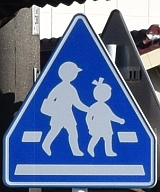
#> input picture crosswalk.jpg, 160 x 192 px
$ python Helper_augmentation.py
#> lines starting #> are read from the running program, lines starting #| are printed output that depends on the picture
# coding: utf-8
# Augment Data :)
import cv2
import numpy as np
import matplotlib.pyplot as plt
'''
helper function
1. change_brightness
2. shift
'''
def change_brightness(image):
    image1 = cv2.cvtColor(image,cv2.COLOR_RGB2HSV)
    image1 = np.array(image1, dtype = np.float64)
    # can be changed the brightness at here (currently 2.0)
    random_bright = 2.0 #+np.random.uniform()*.4
    image1[:,:,2] = image1[:,:,2]*random_bright
    image1[:,:,2][image1[:,:,2]>255]  = 255
    image1 = np.array(image1, dtype = np.uint8)
    image1 = cv2.cvtColor(image1,cv2.COLOR_HSV2RGB)
    return image1

def shift(image,trans_range):
    rows,cols = image.shape[0:2]
    # Translation
    tr_x = trans_range*np.random.uniform()-trans_range/2
    tr_y = trans_range*np.random.uniform()-trans_range/2
    #tr_y = 0
    Trans_M = np.float32([[1,0,tr_x],[0,1,tr_y]])
    image_tr = cv2.warpAffine(image,Trans_M,(cols,rows))
    return image_tr
'''
Step
1. read test image
2. flip
3. change brightness, shifting
4. plot, plot, plot...
'''
# 1. read test image
img = cv2.imread('./crosswalk.jpg')
#> img is the input picture: shape (192, 160, 3); mean B, G, R 154.1, 116.9, 98.9
img = cv2.cvtColor(img, cv2.COLOR_BGR2RGB)
# 2. flip (class will be changed)
flipped = cv2.flip(img,1)
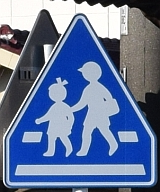
#> flipped: shape (192, 160, 3); mean R, G, B 98.9, 116.9, 154.1
# 3. change brightness, shifting, and both (augmentation in same class)
bright = change_brightness(img)
#> in change_brightness, `image1 = cv2.cvtColor(image,cv2.COLOR_RGB2HSV)`: image1: shape (192, 160, 3); mean H, S, V 89.2, 101.2, 156.7
#> in change_brightness, `image1 = np.array(image1, dtype = np.float64)`: image1: shape (192, 160, 3) float64; mean H, S, V 89.2, 101.2, 156.7
#> in change_brightness, `image1[:,:,2] = image1[:,:,2]*random_bright`: image1: shape (192, 160, 3) float64; mean H, S, V 89.2, 101.2, 313.3
#> in change_brightness, `image1[:,:,2][image1[:,:,2]>255]  = 255`: image1: shape (192, 160, 3) float64; mean H, S, V 89.2, 101.2, 219.3
#> in change_brightness, `image1 = np.array(image1, dtype = np.uint8)`: image1: shape (192, 160, 3); mean H, S, V 89.2, 101.2, 219.3
#> in change_brightness, `image1 = cv2.cvtColor(image1,cv2.COLOR_HSV2RGB)`:
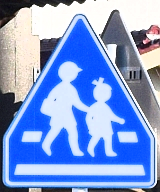
#> image1: shape (192, 160, 3); mean R, G, B 130.8, 157.8, 215
shifted = shift(img, 20)
#> in shift, `image_tr = cv2.warpAffine(image,Trans_M,(cols,rows))`:
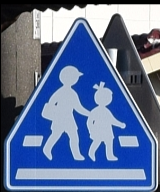
#> image_tr: shape (192, 160, 3); mean R, G, B 97.3, 115.2, 152.4
shifted_bright = change_brightness(shifted)
#> in change_brightness (call 2), `image1 = cv2.cvtColor(image,cv2.COLOR_RGB2HSV)`: image1: shape (192, 160, 3); mean H, S, V 87.4, 99.3, 154.8
#> in change_brightness (call 2), `image1 = np.array(image1, dtype = np.float64)`: image1: shape (192, 160, 3) float64; mean H, S, V 87.4, 99.3, 154.8
#> in change_brightness (call 2), `image1[:,:,2] = image1[:,:,2]*random_bright`: image1: shape (192, 160, 3) float64; mean H, S, V 87.4, 99.3, 309.5
#> in change_brightness (call 2), `image1[:,:,2][image1[:,:,2]>255]  = 255`: image1: shape (192, 160, 3) float64; mean H, S, V 87.4, 99.3, 216.9
#> in change_brightness (call 2), `image1 = np.array(image1, dtype = np.uint8)`: image1: shape (192, 160, 3); mean H, S, V 87.4, 99.3, 216.9
#> in change_brightness (call 2), `image1 = cv2.cvtColor(image1,cv2.COLOR_HSV2RGB)`:
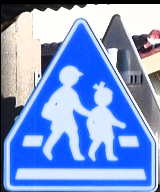
#> image1: shape (192, 160, 3); mean R, G, B 129.3, 156, 212.8
# 4. plot, plot, plot...
f, axes = plt.subplots(1, 5, figsize=(12, 6))
axes[0].imshow(img)
axes[0].axis('off')
axes[0].set_title('original')
axes[1].imshow(flipped)
axes[1].axis('off')
axes[1].set_title('flipped')
axes[2].imshow(bright)
axes[2].axis('off')
axes[2].set_title('brightness changed')
axes[3].imshow(shifted)
axes[3].axis('off')
axes[3].set_title('shifted')
axes[4].imshow(shifted_bright)
axes[4].axis('off')
axes[4].set_title('shifted bright')
plt.tight_layout()
plt.show()

$ run again, with augmented.png saved as crosswalk.jpg
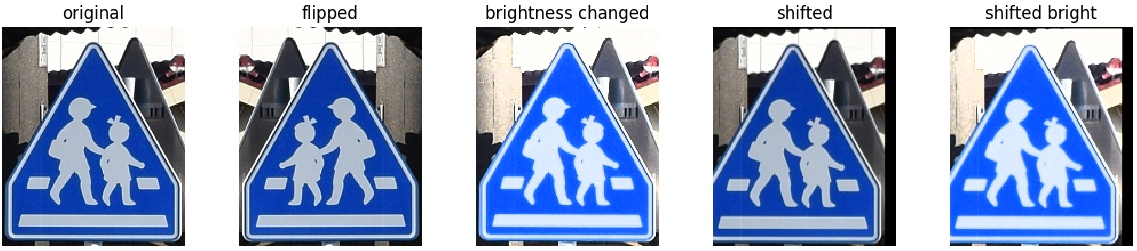
#> input picture augmented.png, 1137 x 251 px
#> img is the input picture: shape (251, 1137, 3); mean B, G, R 197.5, 166.7, 151.6
#> `flipped = cv2.flip(img,1)`:
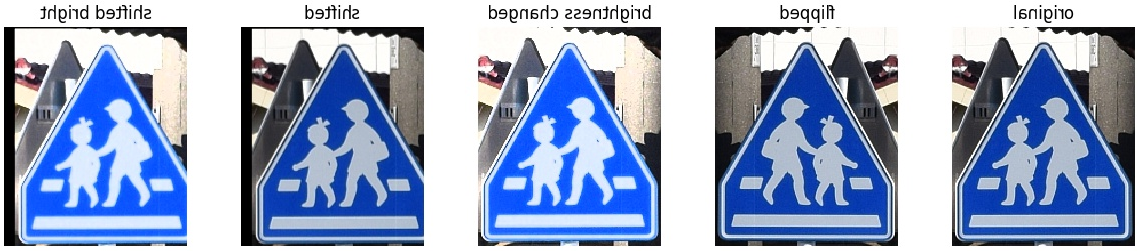
#> flipped: shape (251, 1137, 3); mean R, G, B 151.6, 166.7, 197.5
#> in change_brightness (call 2), `image1 = cv2.cvtColor(image1,cv2.COLOR_HSV2RGB)`:
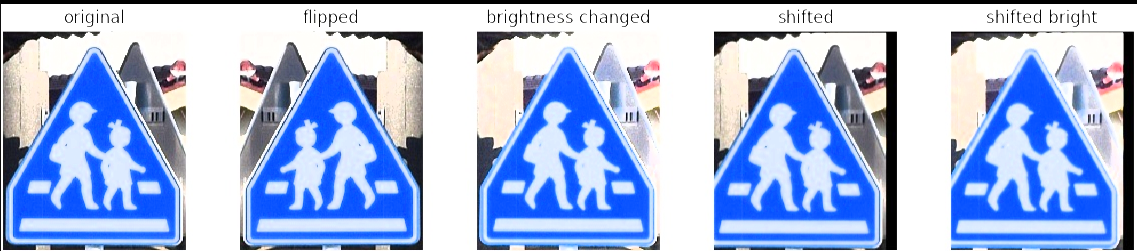
#> image1: shape (251, 1137, 3); mean R, G, B 166.5, 185.5, 225.5
